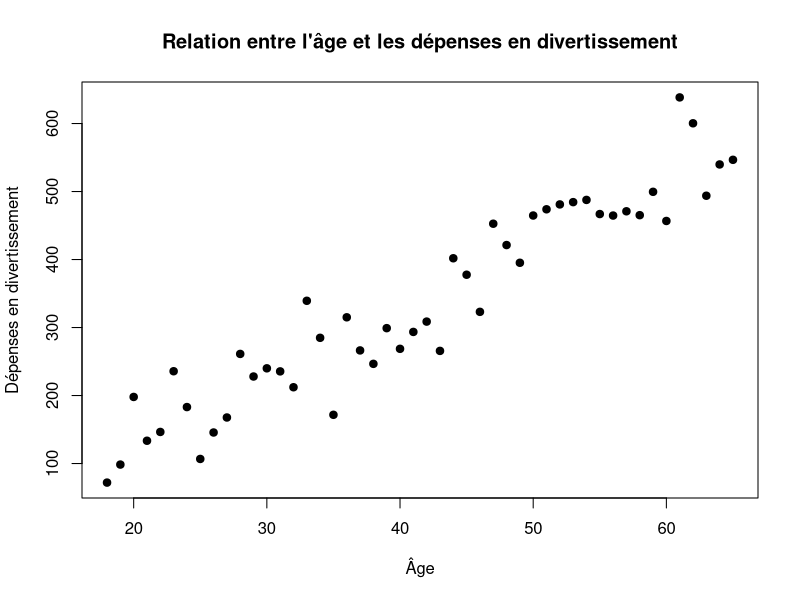

Here is the R script that generated this plot:
# Définir le nombre de clients
nombre_clients <- 48

# Définir l'âge moyen et l'écart-type
age_moyen <- 40
ecart_type <- 10

# Générer un échantillon aléatoire d'âges
ages <- rnorm(nombre_clients, mean = age_moyen, sd = ecart_type)

# Limiter les âges à l'intervalle [18, 65]
ages <- pmax(pmin(ages, 65), 18)

# Afficher les âges
print(ages)


#-------------------------------------------

set.seed(123)  # Pour la reproductibilité
age <- 18:65  # Âge de 18 à 65 ans
depenses <- 100 + 10 * (age - 18) + rnorm(length(age), mean=0, sd=50)  # Dépenses avec variation aléatoire

# Créons un dataframe
data <- data.frame(age, depenses)

# Affichage des premières lignes du dataframe
head(data)

#Calcul de la Covariance
covariance <- cov(data$age, data$depenses)
covariance

#Calcul de la Corrélation
correlation <- cor(data$age, data$depenses)
correlation

#Visualisation
plot(data$age, data$depenses, main="Relation entre l'âge et les dépenses en divertissement",
     xlab="Âge", ylab="Dépenses en divertissement", pch=19)